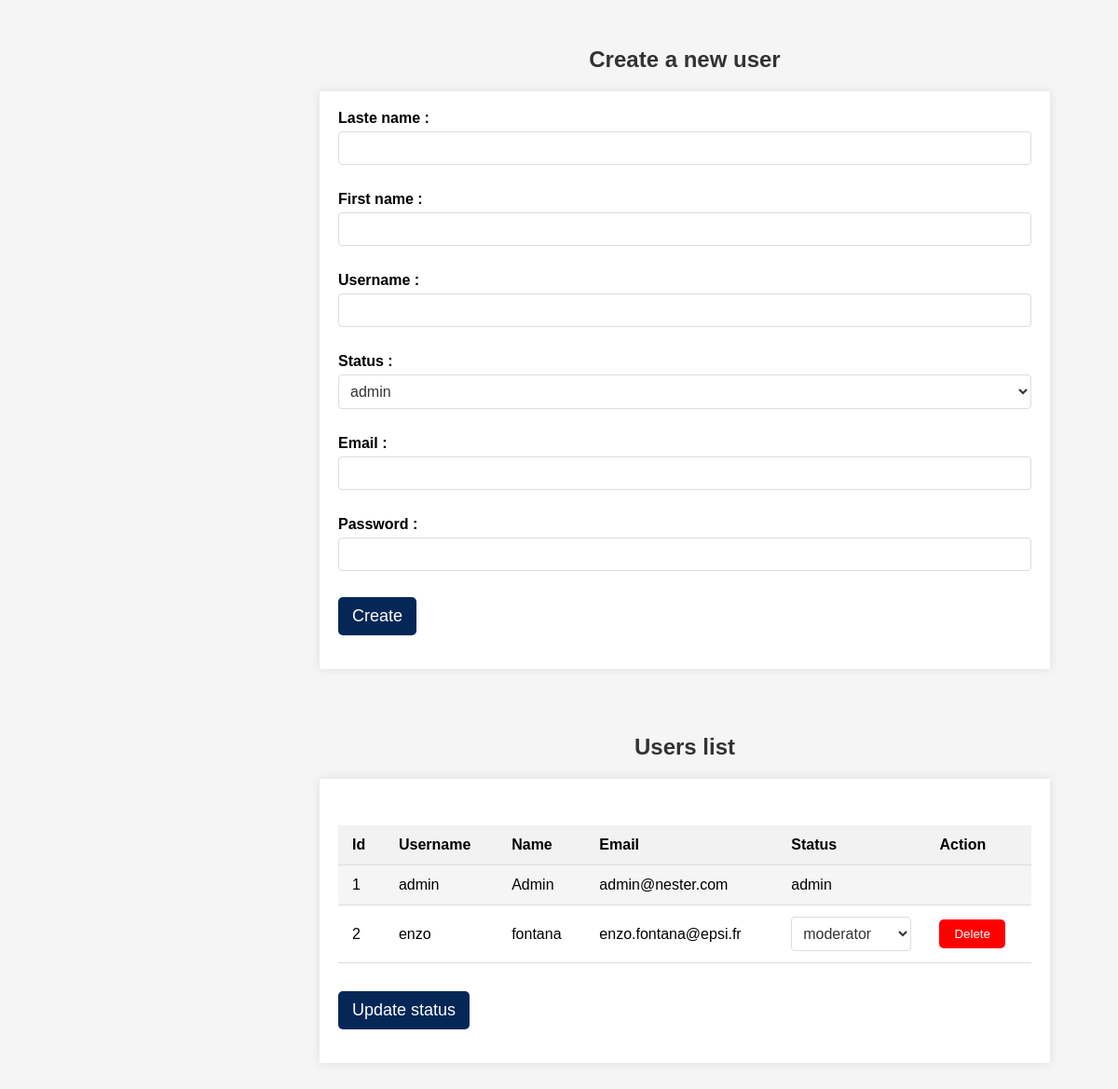
Before: /user.php (signed in) with the older database file.
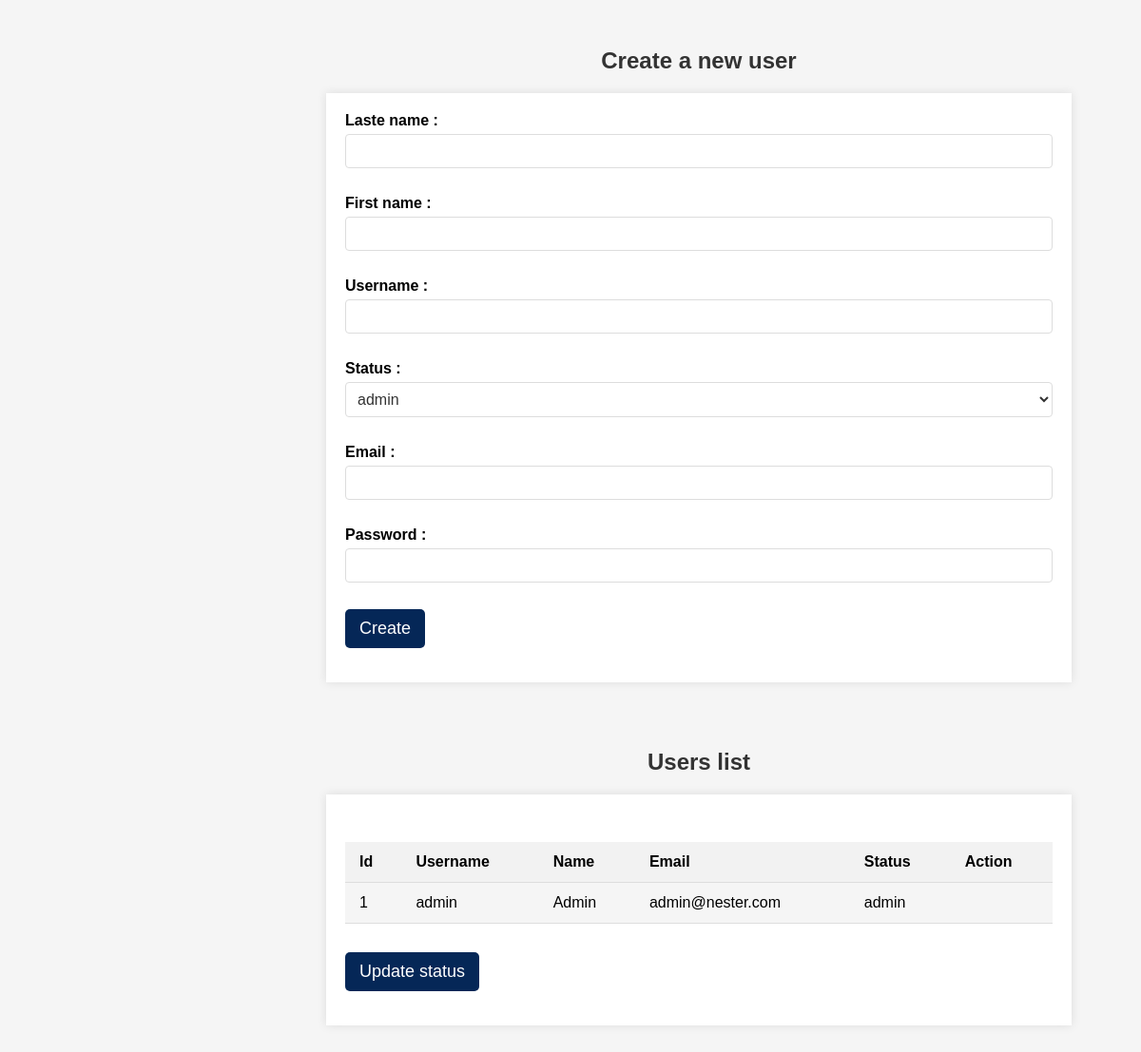
After: the same page with the newer database file.
### tables this page shows
CREATE TABLE user (
    id INTEGER PRIMARY KEY AUTOINCREMENT,
    username TEXT NOT NULL UNIQUE,
    password TEXT NOT NULL,
    email TEXT NOT NULL UNIQUE,
    nom TEXT NOT NULL, 
    prenom TEXT NOT NULL, 
    status TEXT NOT NULL
);

### user.php (the view, shortened to what this page needs)
<h1>Create a new user</h1>
<div class="container">
<div class="create-user-form">
        <form method="POST" action="home.php?page=user">
            <label for="nom">Laste name :</label>
            <input type="text" name="nom" id="nom" required><br><br>
            <label for="prenom">First name :</label>
            <input type="text" name="prenom" id="prenom" required><br><br>
            <label for="nom_utilisateur">Username :</label>
            <input type="text" name="nom_utilisateur" id="nom_utilisateur" required><br><br>
            <label for="type_utilisateur">Status :</label>
            <select name="type_utilisateur" id="type_utilisateur">
                <option value="admin">admin</option>
            </select><br><br>
            <label for="email">Email :</label>
            <input type="email" name="email" id="email" required><br><br>
            <label for="mot_de_passe">Password :</label>
            <input type="password" name="mot_de_passe" id="mot_de_passe" required><br><br>
            <input id="btn" type="submit" value="Create">
        </form>
    </div>
</div>
<h1>Users list</h1>
<div class="container">
<form method="post" action="update_status.php">
    <table>
        <tr>
            <th>Id</th>
            <th>Username</th>
            <th>Name</th>
            <th>Email</th>
            <th>Status</th>
            <th>Action</th>
        </tr>
        <?php
        $dbFile = './database/nester.db';
        $database = new SQLite3($dbFile);
        $sql = 'SELECT id, username, nom, email, status FROM user';
        $result = $database->query($sql);
        while ($row = $result->fetchArray(SQLITE3_ASSOC)) {
            echo '<tr>';
            echo '<td>' . $row['id'] . '</td>';
            echo '<td>' . $row['username'] . '</td>';
            echo '<td>' . $row['nom'] . '</td>';
            echo '<td>' . $row['email'] . '</td>';
            echo '<td>';
            if ($row['id'] != 1) {
                echo '<select name="new_status[' . $row['id'] . ']">';
                echo '<option value="moderator" ' . ($row['status'] == 'moderator' ? 'selected' : '') . '>moderator</option>';
                echo '</select>';
            } else {
                echo $row['status'];
            }
            echo '</td>';
            echo '<td>';
            if ($row['id'] != 1) {
                echo '<form method="post" action="home.php?page=user">';
                echo '<input type="submit" id="deleteButton" value="Delete">';
                echo '</form>';
            }
            echo '</td>';
            echo '</tr>';
        }
        ?>
    </table>
    <button id="btn" type="submit" style="margin-top: 30px;">Update status</button>
</form>
</div>

Changed rows visible on the page:
removed user: id "2", username "enzo", nom "fontana", email "enzo.fontana@epsi.fr", status+id "moderator"
